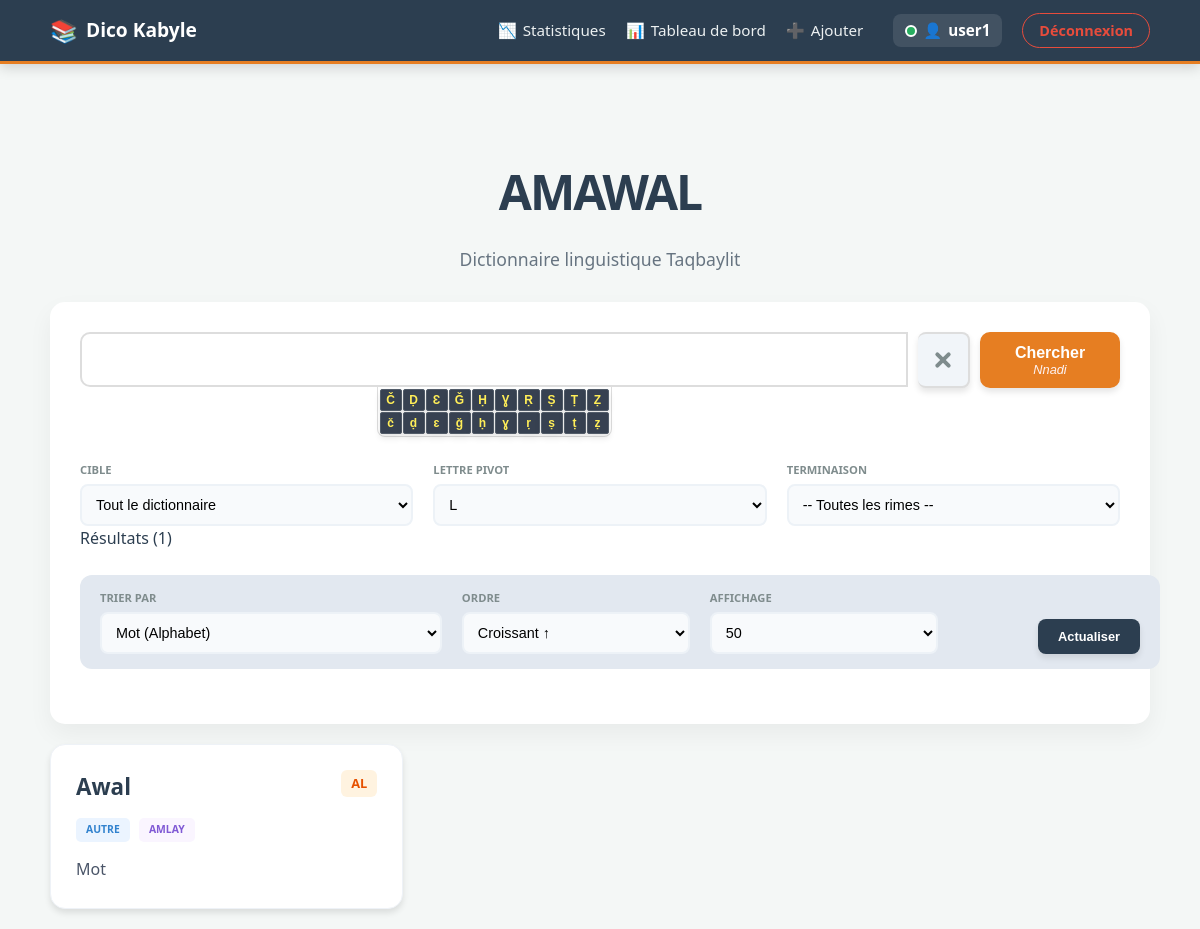
/index.php?lettre=L (signed in), run on the app's committed database.
### tables this page shows
CREATE TABLE rimes (
    id                INTEGER PRIMARY KEY AUTOINCREMENT,
    mot               TEXT NOT NULL,
    signification     TEXT,
    exemple           TEXT,
    lettre            TEXT NOT NULL,          -- Consonne pivot (B, D, Ǧ...)
    rime              TEXT NOT NULL,          -- Terminaison (AB, ED, IBB...)
    classe_grammaticale TEXT,                 -- Nom, Verbe, etc.
    genre             TEXT,                   -- Amlay, Untlay
    nombre            TEXT,                   -- Asuf, Asget
    variante          INTEGER DEFAULT 1,
    auteur_id         INTEGER,
    created_at        TEXT DEFAULT (datetime('now')),
    updated_at        TEXT DEFAULT (datetime('now')),
    version           INTEGER DEFAULT 1,
    FOREIGN KEY (auteur_id) REFERENCES users (id)
);

### public/index.php (called while the page is built, shortened)
<?php
require_once __DIR__ . '/../src/Auth.php';
require_once __DIR__ . '/../src/RhymeEngine.php';
require_once __DIR__ . '/../src/terminaisons.php';
$engine = new RhymeEngine();
$params = [
    'q'      => $_GET['q'] ?? '',
    'type'   => $_GET['type'] ?? 'all',
    'lettre' => $_GET['lettre'] ?? '',
    'rime'   => $_GET['rime'] ?? '',
    'classe' => $_GET['classe'] ?? '',
    'sort'   => $_GET['sort'] ?? 'mot',
    'order'  => $_GET['order'] ?? 'asc',
    'limit'  => $_GET['limit'] ?? '50'
];
$results = [];
if (!empty($params['q']) || !empty($params['lettre'])) {
    $results = $engine->searchAdvanced($params);
}
include __DIR__ . '/../src/views/home.php';

### src/terminaisons.php (called while the page is built, shortened)
<?php
$consonnes_kabyles = [
    'B', 'C', 'Č', 'D', 'Ḍ', 'F', 'G', 'Ǧ', 'H', 'Ḥ', 'J', 'K', 'L', 'M',
    'N', 'Q', 'R', 'Ṛ', 'S', 'Ṣ', 'T', 'Ṭ', 'W', 'X', 'Y', 'Z', 'Ẓ', 'Ž', 'Ɛ', 'Ɣ'
];
$voyelles = ['A', 'I', 'U', 'E'];
$familles = [];
foreach ($consonnes_kabyles as $pivot) {
    $rimes = [];
    foreach (['A', 'I', 'U'] as $v) {
        $rimes[] = $pivot . $v;
    }
    foreach ($voyelles as $v) {
        $rimes[] = $v . $pivot;
    }
    foreach ($voyelles as $v) {
        $rimes[] = $v . $pivot . $pivot;
    }
    foreach ($consonnes_kabyles as $c) {
        if ($c !== $pivot) {
            $rimes[] = $c . $pivot;
        }
    }
    $familles[$pivot] = $rimes;
}

### src/RhymeEngine.php (called while the page is built, shortened)
<?php
class RhymeEngine {
    private $pdo;
    public function __construct() {
        try {
            $dbPath = __DIR__ . '/../data/dico.sqlite';
            $this->pdo = new PDO("sqlite:" . $dbPath);
            $this->pdo->setAttribute(PDO::ATTR_ERRMODE, PDO::ERRMODE_EXCEPTION);
            $this->pdo->setAttribute(PDO::ATTR_DEFAULT_FETCH_MODE, PDO::FETCH_ASSOC);
        } catch (PDOException $e) {
            die("Erreur de connexion : " . $e->getMessage());
        }
    }
    public function searchAdvanced($params) {
        $sql = "SELECT * FROM rimes WHERE 1=1";
        $binds = [];
        if (!empty($params['lettre'])) {
            $sql .= " AND lettre = :lettre";
            $binds['lettre'] = $params['lettre'];
        }
        $allowedSort = [
            'mot'           => 'mot',
            'signification' => 'signification',
            'lettre'        => 'lettre',
            'rime'          => 'rime',
            'updated_at'    => 'updated_at',
            'created_at'    => 'created_at'
        ];
        $sortField = $allowedSort[$params['sort'] ?? ''] ?? 'mot';
        $direction = (isset($params['order']) && strtoupper($params['order']) === 'DESC') ? 'DESC' : 'ASC';
        if ($sortField === 'mot') {
            $sql .= " ORDER BY mot $direction, variante ASC";
        } else {
            $sql .= " ORDER BY $sortField $direction";
        }
        if (!empty($params['limit']) && $params['limit'] !== 'all') {
            $limit = (int)$params['limit'];
            $sql .= " LIMIT $limit";
        }
        try {
            $stmt = $this->pdo->prepare($sql);
            $stmt->execute($binds);
            $results = $stmt->fetchAll();
            return $results;
        } catch (PDOException $e) {
            error_log("Erreur RhymeEngine : " . $e->getMessage());
            return [];
        }
    }
}

### src/views/home.php (the view, shortened to what this page needs)
<!DOCTYPE html>
<html lang="ber">
<head>
    <link rel="stylesheet" href="css/style.css">
</head>
<body>
    <?php include __DIR__ . '/navbar.php'; ?>
    <div class="container" style="max-width: 1100px;">
        <header class="text-center" style="margin: 40px 0 30px;">
            <h1 style="font-size: 3rem; font-weight: 900; color: var(--amawal-blue); letter-spacing: -2px; margin:0;">AMAWAL</h1>
            <p style="opacity: 0.7; font-size: 1.1rem; font-weight: 500;">Dictionnaire linguistique Taqbaylit</p>
        </header>
        <section class="search-area">
            <form action="index.php" method="GET" id="searchForm">
                <div class="search-form-container">
                    <div class="input-wrapper">
                        <input type="text" id="mainInput" name="q" value="<?= htmlspecialchars($params['q'] ?? '') ?>" autocomplete="off" autofocus>
                        <div class="special-chars-keyboard">
                            <?php
                            $pairs = [['Č', 'č'], ['Ḍ', 'ḍ'], ['Ɛ', 'ɛ'], ['Ǧ', 'ǧ'], ['Ḥ', 'ḥ'], ['Ɣ', 'ɣ'], ['Ṛ', 'ṛ'], ['Ṣ', 'ṣ'], ['Ṭ', 'ṭ'], ['Ẓ', 'ẓ']];
                            foreach ($pairs as $pair): ?>
                                <div class="char-column">
                                    <button type="button" class="char-key" onclick="insertChar('<?= $pair[0] ?>')"><?= $pair[0] ?></button>
                                    <button type="button" class="char-key" onclick="insertChar('<?= $pair[1] ?>')"><?= $pair[1] ?></button>
                                </div>
                            <?php endforeach; ?>
                        </div>
                    </div>
                    <button type="button" class="btn-clear" onclick="clearSearch()" title="Effacer">
                        <div class="icon-cross">
                            <div class="cross-line2"></div>
                        </div>
                    </button>
                    <button type="submit" class="btn-search-group">
                        <span class="btn-text-main">Chercher</span>
                        <span class="btn-text-sub">Nnadi</span>
                    </button>
                </div>
                <div class="search-grid">
                    <div class="filter-group">
                        <label>Cible</label>
                        <select name="type">
                            <option value="all" <?= ($params['type'] ?? '') == 'all' ? 'selected' : '' ?>>Tout le dictionnaire</option>
                        </select>
                    </div>
                    <div class="filter-group">
                        <label>Lettre Pivot</label>
                        <select name="lettre" id="familleSelect" onchange="updateSubCats()">
                            <?php foreach(array_keys($familles) as $f): ?>
                                <option value="<?= $f ?>" <?= ($params['lettre'] ?? '') == $f ? 'selected' : '' ?>><?= $f ?></option>
                            <?php endforeach; ?>
                        </select>
                    </div>
                    <div class="filter-group">
                        <label>Terminaison</label>
                        <select name="rime" id="sousFamilleSelect">
                            <option value="">-- Toutes les rimes --</option>
                        </select>
                    </div>
                </div>
                <?php if (!empty($results)): ?>
                <div class="results-header">
                    <div class="results-count">Résultats (<?= count($results) ?>)</div>
                </div>
                <div class="sort-engine">
                    <div>
                        <label>Trier par</label>
                        <select name="sort" onchange="this.form.submit()">
                            <option value="mot" <?= $params['sort'] == 'mot' ? 'selected' : '' ?>>Mot (Alphabet)</option>
                        </select>
                    </div>
                    <div>
                        <label>Ordre</label>
                        <select name="order" onchange="this.form.submit()">
                            <option value="asc" <?= $params['order'] == 'asc' ? 'selected' : '' ?>>Croissant ↑</option>
                        </select>
                    </div>
                    <div>
                        <label>Affichage</label>
                        <select name="limit" onchange="this.form.submit()">
                            <option value="50" <?= $params['limit'] == '50' ? 'selected' : '' ?>>50</option>
                        </select>
                    </div>
                    <div style="text-align: right;">
                        <button type="submit" style="background:var(--amawal-blue); color:white; border:none; padding:10px 20px; border-radius:8px; cursor:pointer; font-weight:800; font-size:0.8rem;">Actualiser</button>
                    </div>
                </div>
                <?php endif; ?>
            </form>
        </section>
        <main>
            <?php if (!empty($results)): ?>
                <div class="grid">
                    <?php foreach ($results as $row): ?>
                        <div class="card">
                            <div style="display: flex; justify-content: space-between; align-items: start; margin-bottom: 12px;">
                                <h3 class="word-title"><?= htmlspecialchars($row['mot']) ?></h3>
                                <span class="rime-tag"><?= htmlspecialchars($row['rime']) ?></span>
                            </div>
                            <div style="margin-bottom: 15px;">
                                <span class="badge" style="background:#ebf4ff; color:#3182ce; padding:4px 10px; border-radius:5px; text-transform:uppercase; font-weight:800; font-size:0.65rem; margin-right:5px;"><?= htmlspecialchars($row['classe_grammaticale']) ?></span>
                                <?php if($row['genre'] && $row['genre'] !== 'N/A'): ?>
                                    <span class="badge" style="background:#faf5ff; color:#805ad5; padding:4px 10px; border-radius:5px; text-transform:uppercase; font-weight:800; font-size:0.65rem;"><?= htmlspecialchars($row['genre']) ?></span>
                                <?php endif; ?>
                            </div>
                            <div style="color: #4a5568; font-size: 1rem; line-height: 1.6;">
                                <?= nl2br(htmlspecialchars($row['signification'])) ?>
                            </div>
                        </div>
                    <?php endforeach; ?>
                </div>
            <?php endif; ?>
        </main>
    </div>
</body>
</html>

### public/css/style.css (style rules this page uses)
:root { --primary-color: #2c3e50; --accent-color: #e67e22; --bg-color: #ecf0f1; --white: #ffffff; --border-color: #dcdde1; --text-muted: #7f8c8d; --success-color: #27ae60; --error-color: #e74c3c; --shadow: 0 4px 6px rgba(0, 0, 0, 0.1); --transition: all 0.3s ease; }
body { font-family: 'Segoe UI', Tahoma, Geneva, Verdana, sans-serif; background-color: var(--bg-color); color: var(--primary-color); margin: 0; line-height: 1.6; }
.container { max-width: 1100px; margin: 0 auto; padding: 20px; }
.text-center { text-align: center; }
button, .btn-primary, .btn-add, .btn-pdf, .btn-submit { padding: 12px 25px; background: var(--accent-color); color: white; border: none; border-radius: 25px; cursor: pointer; font-weight: bold; box-shadow: var(--shadow); transition: var(--transition); text-decoration: none; display: inline-block; text-align: center; font-size: 1rem; }
.badge { background: #fdf2e9; color: var(--accent-color); padding: 4px 12px; border-radius: 20px; font-size: 0.8rem; font-weight: bold; display: inline-block; }
.grid { display: grid; grid-template-columns: repeat(auto-fill, minmax(320px, 1fr)); gap: 25px; }
.card { background: white; padding: 25px; border-radius: 12px; box-shadow: var(--shadow); border-top: 5px solid var(--accent-color); position: relative; }
.card h3 { margin-top: 0; color: var(--primary-color); }
input[type="text"], input[type="password"], input[type="email"], select, textarea { width: 100%; padding: 12px 15px; border: 1px solid var(--border-color); border-radius: 8px; box-sizing: border-box; font-size: 1rem; background-color: var(--white); transition: border-color 0.2s; }

### data on the page
rimes: mot "Awal", rime "AL", classe_grammaticale "AUTRE", genre "AMLAY", signification "Mot"

### other printed values
$_SESSION['username'] "user1"
$pair[0] "Č"
$pair[1] "č"
$pair[0] "Ḍ"
$pair[1] "ḍ"
$pair[0] "Ɛ"
$pair[1] "ɛ"
$pair[0] "Ǧ"
$pair[1] "ǧ"
$pair[0] "Ḥ"
$pair[1] "ḥ"
$pair[0] "Ɣ"
$pair[1] "ɣ"
$pair[0] "Ṛ"
$pair[1] "ṛ"
